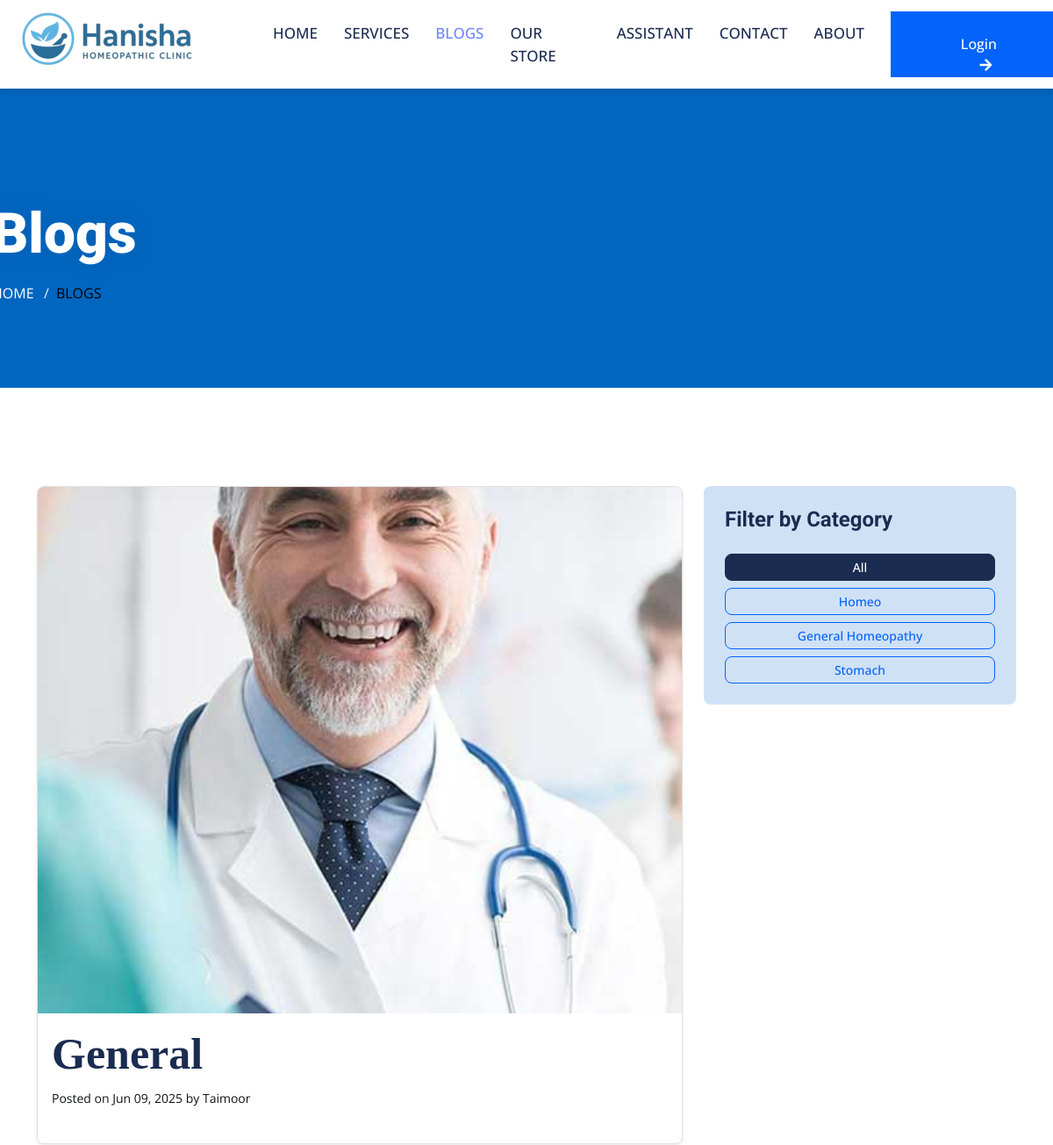
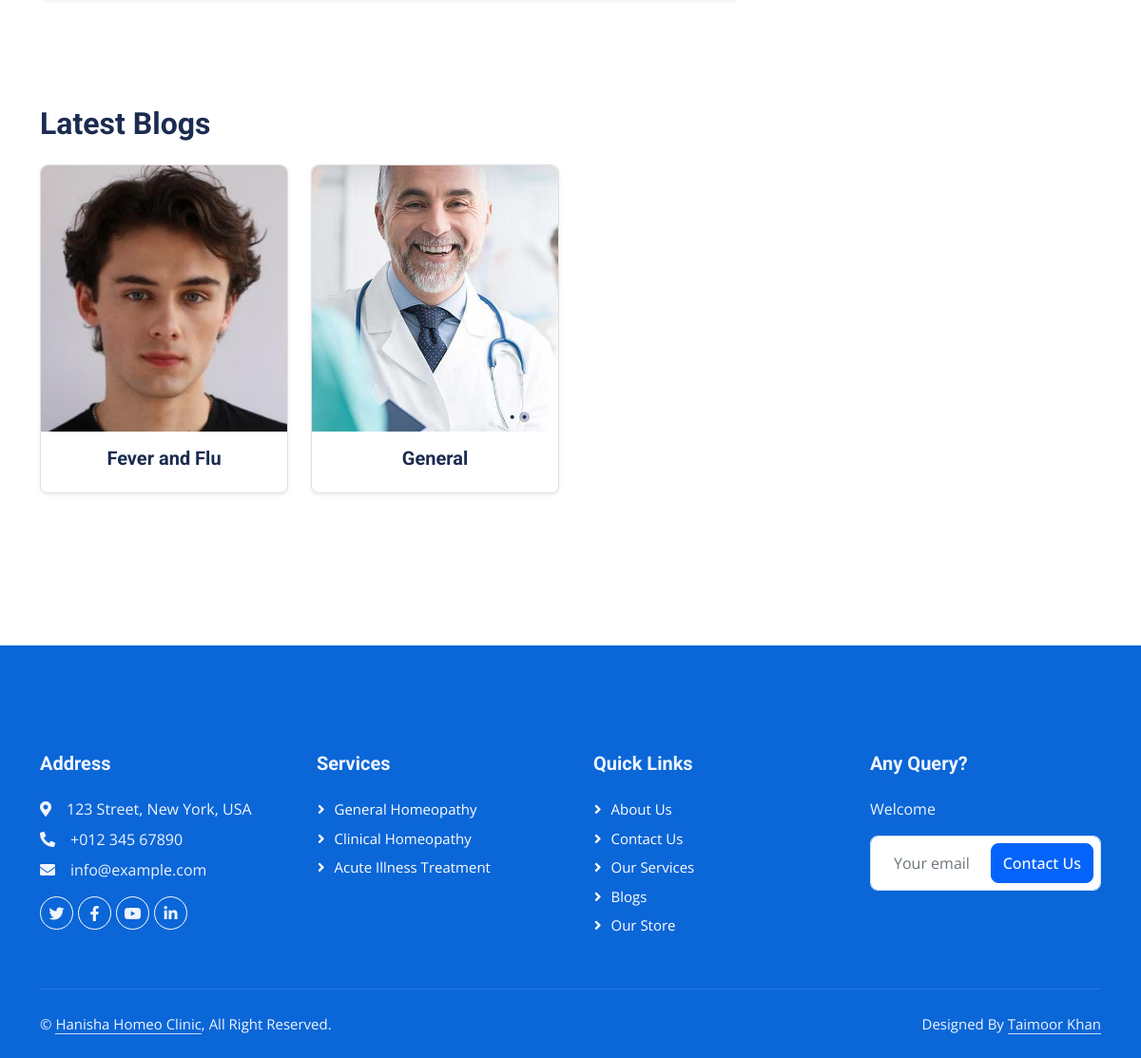
The app's page /blogs/ with its own data (2 pictures, top to bottom).
### base/models.py (models this page shows, shortened)
class Blog(models.Model):
    title = models.CharField(max_length=255)
    slug = models.SlugField(unique=True, blank=True)
    image = models.ImageField(upload_to='blog_images/', default='default.jpg')
    content = CKEditor5Field('Content', config_name='default')
    created_at = models.DateTimeField(auto_now_add=True)
    author = models.CharField(max_length=100)
    category = models.ForeignKey(BlogCategory, on_delete=models.SET_NULL, null=True, related_name="blogs")
    is_published = models.BooleanField(default=True)

class BlogCategory(models.Model):
    name = models.CharField(max_length=100, unique=True)
    slug = models.SlugField(unique=True, blank=True)
    class Meta:
        verbose_name_plural = "Blog Categories"

### base/views.py (the view)
# urls.py: path('blogs/', views.blogs, name='blogs'),
def blogs(request):
    selected_category = request.GET.get('category')
    if selected_category:
        blogs = Blog.objects.filter(category__slug=selected_category).order_by('-created_at')
    else:
        blogs = Blog.objects.all().order_by('-created_at')
    paginator = Paginator(blogs, 10)  # Show 10 blogs per page
    page_number = request.GET.get('page')
    page_obj = paginator.get_page(page_number)
    context = {
        'blogs': page_obj.object_list,
        'page_obj': page_obj,
        'paginator': paginator,
        'featured_blog': Blog.objects.first(),  # Optional: highlight latest or specific blog
        'categories': BlogCategory.objects.all(),
        'selected_category': selected_category,
    }
    return render(request, 'base/blogs.html', context)

### templates/base/blogs.html (shortened to what this page needs)
{% extends 'base/base.html' %}
{% load static %}
{% block content %}
<main class="flex-grow-1">
<div class="container-fluid page-header py-5 mb-5 wow fadeIn" data-wow-delay="0.1s">
  <div class="container py-5">
    <h1 class="display-3 text-white mb-3 animated slideInDown">Blogs</h1>
    <nav aria-label="breadcrumb animated slideInDown">
      <ol class="breadcrumb text-uppercase mb-0">
        <li class="breadcrumb-item"><a class="text-white" href="{% url 'base:home' %}">Home</a></li>
        <li class="breadcrumb-item text-primary active text-c" aria-current="page">Blogs</li>
      </ol>
    </nav>
  </div>
</div>
<div class="container py-5">
  <div class="row">
    <div class="col-lg-8">
      {% if featured_blog %}
      <div class="card mb-4 shadow-sm blog-card rounded-4">
        {% if featured_blog.image %}
        <img src="{{ featured_blog.image.url }}" class="card-img-top" style="height: 600px; object-fit: cover;" alt="{{ featured_blog.title }}">
        {% endif %}
        <div class="card-body">
          <a href="{% url 'base:blog_detail' featured_blog.id %}">
            <h4 class="card-title fw-bold" style="font-size: 50px; font-family: 'Merriweather', serif;">{{ featured_blog.title }}</h4>
            <p class="card-text">
              <small class="text-muted">Posted on {{ featured_blog.created_at|date:"M d, Y" }} by {{ featured_blog.author }}</small>
            </p>
          </a>
        </div>
      </div>
      {% endif %}
    </div>
    <div class="col-lg-4">
      <div class="p-4 rounded" style="background-color: #cfe1f5;">
        <h4 class="mb-4">Filter by Category</h4>
        <div class="d-grid gap-2">
          <a href="{% url 'base:blogs' %}" class="btn btn-outline-dark btn-sm {% if not selected_category %}active{% endif %}">All</a>
          {% for category in categories %}
          <a href="?category={{ category.slug }}" class="btn btn-outline-primary btn-sm {% if selected_category == category.slug %}active{% endif %}">
            {{ category.name }}
          </a>
          {% endfor %}
        </div>
      </div>
    </div>
  </div>
</div>
<div class="container py-5">
  <h2 class="mb-4 fw-bold">Latest Blogs</h2>
  <div class="row row-cols-1 row-cols-sm-2 row-cols-md-3 row-cols-lg-4 g-4">
    {% for blog in blogs %}
    <div class="col">
      <div class="card blog-card shadow-sm rounded-4 text-center">
        <a href="{% url 'base:blog_detail' blog.id %}" class="text-dark text-decoration-none" style="font-size: 35px; font-family: 'Merriweather', serif;">
          {% if blog.image %}
          <img src="{{ blog.image.url }}" class="card-img-top rounded-top" alt="{{ blog.title }}">
          {% endif %}
          <div class="card-body px-3 py-3">
            <h5 class="fw-bold" style="font-size: 20px;">
              {{ blog.title }}
            </h5>
          </div>
        </a>
      </div>
    </div>
    {% empty %}
    <p>No blog posts available.</p>
    {% endfor %}
  </div>
</div>
</main>
{% endblock content %}

### static/css/style.css (style rules this page uses)
:root { --primary: #0463FA; --light: #EFF5FF; --dark: #1B2C51; }
.fw-bold { font-weight: 700 !important; }
.btn { font-weight: 500; transition: .5s; }
.page-header { background-color: #0066c0; background-size: cover; text-shadow: 0 0 30px rgba(0, 0, 0, .1); }
.breadcrumb-item + .breadcrumb-item::before { color: var(--light); }
body { background-color: white; }
.text-c { color: #000000 !important; }
.card-img-top { height: 250px; object-fit: cover; }
.card-body { padding: 1rem; }

### templates/base/blogs.html (style rules this page uses)
.blog-card { border: 1px solid #e0e0e0; transition: border-color 0.3s ease; height: 100%; }
.card-img-top { height: 280px; object-fit: cover; }
.card-body { padding: 1rem; }

### records on screen
Blog: image (picture), title "General", created_at "Jun 09, 2025", author "Taimoor"
BlogCategory: name "Homeo"
BlogCategory: name "General Homeopathy"
BlogCategory: name "Stomach"
Blog: image (picture), title "Fever and Flu"
